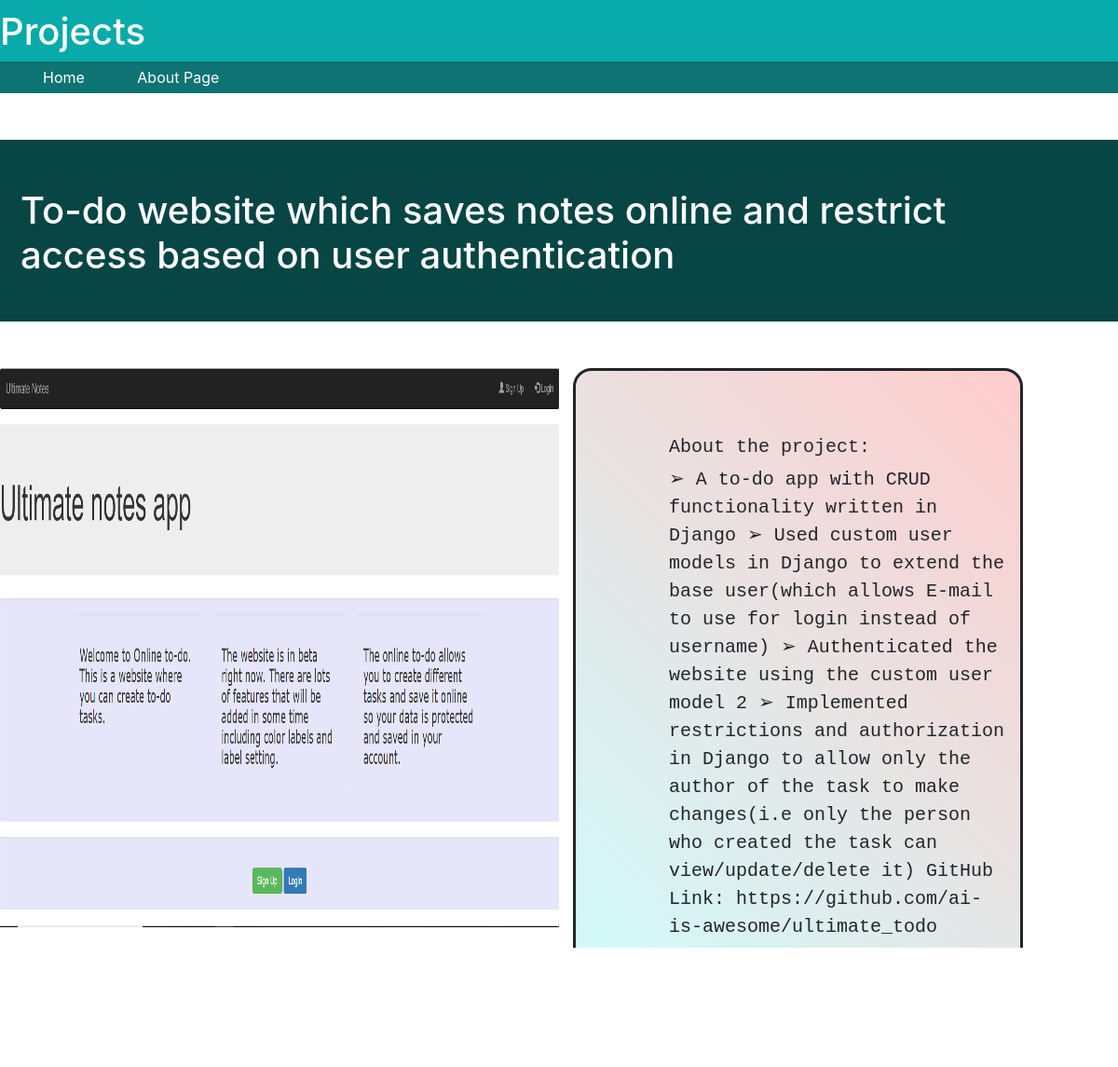
Page /post/6/ on the committed database.
### post/models.py (models this page shows, shortened)
class Project(models.Model):
	title = models.CharField(max_length = 200)
	description = models.TextField()
	technology = models.CharField(max_length = 250)
	image = models.ImageField(upload_to = 'images/')

### post/views.py (the view)
# urls.py: path('post/<int:pk>/', views.project_detail, name = 'project_detail')
def project_detail(request, pk):
	project = Project.objects.get(id = pk)
	context = {'project' : project}
	return render(request, 'post/project_detail.html', context)

### post/templates/post/project_detail.html (shortened to what this page needs)
{% extends 'base.html' %}
{% load static}
{% block content %}
<div class = "title-box">
<div class = "project-detail-title">
	<h1> {{project.title }}</h1>
</div>
</div>
<div class = "row">
	<div class = "col-md-6">
		<img src = "{{ project.image.url }}" width = "600px" height = "600px" alt = "">
	</div>
	<div class = "col-md-5">
		<div class = "detail-card">
			<div class = "detail-card-contents">
				<h5>About the project:</h5>
				<p> {{ project.description }}</p>
				<br>
				<p> {{ project.technology }}</p>
			</div>
		</div>
	</div>
</div>

### static/base.css (style rules this page uses)
.detail-card { border-style: solid; border-radius: 20px; background: linear-gradient(45deg, #CCFFFF, #FFCCCC) }
.detail-card-contents { margin: auto; font-family: monospace; font-size: 20px; padding: 70px 10px 10px 100px }
.project-detail-title { margin: 50px 2px 45px 20px; width: 95%; }
.title-box { margin: 50px 0px 50px 0px; padding: 2px; background-color: hsl(180, 80%, 15%); color: white; }

### rows in the picture
Project: title "To-do website which saves notes online and restrict access based on user authentication", image (picture), description "➢ A to-do app with CRUD functionality written in Django ➢ Used custom user models in Django to extend the base user(which allows E-mail to use for login instead of username) ➢ Authenticated the website using the custom user model 2 ➢ Implemented restrictions and authorization in Django to allow only the author of the task to make changes(i.e only the person who created the task can view/update/delete it) GitHub Link: https://github.com/ai-is-awesome/ultimate_todo"
